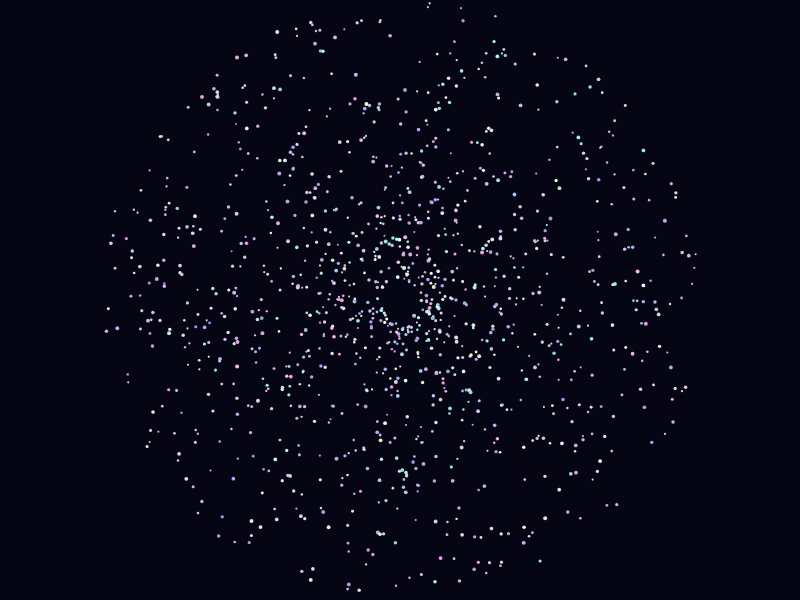
Frame 1 (no input)
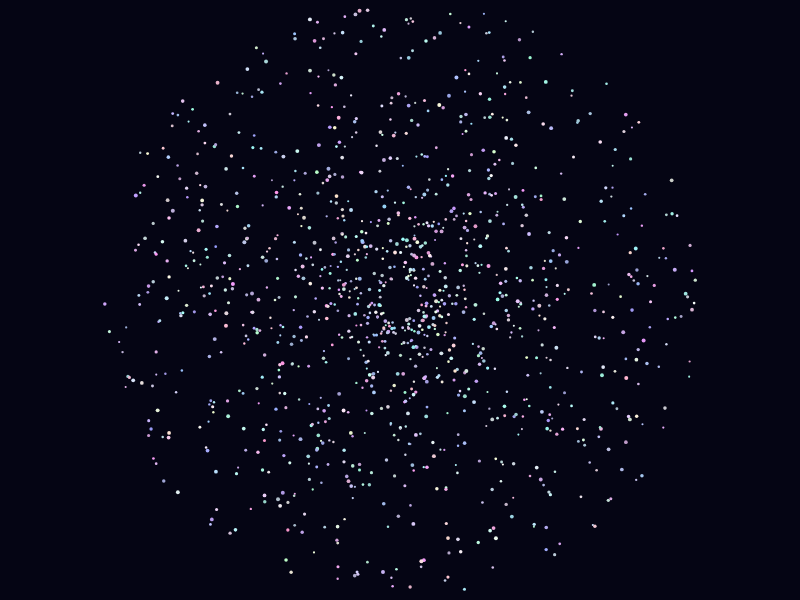
Frame 60 (no input)
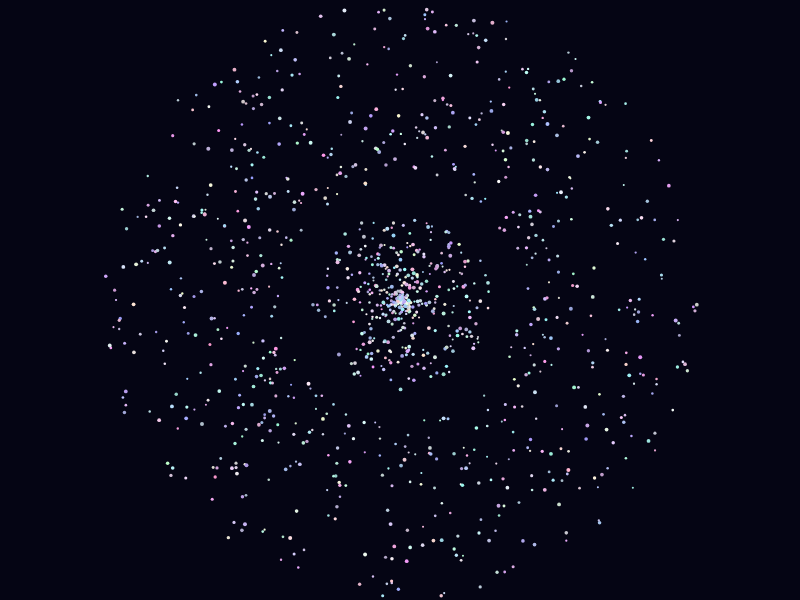
Frame 120 (the mouse pressed at the canvas centre since frame 60)

The p5.js sketch that drew these frames (run headless with seeded random() and noise() and a simulated clock; from frame 60 on, the mouse is pressed at the canvas centre):

// p5.js sketch
// ── sketch.js
let stars = [];
let starCount = 1200;

function setup() {

  createCanvas(800, 600);

  for (let i = 0; i < starCount; i++) {
    stars.push(new Star());
  }

}
function draw() {

  background(5,5,20);

  for (let s of stars) {
    s.update();
    s.display();
  }

}
// ── star.js
class Star {

  constructor() {
    this.angle = random(TWO_PI);
    this.radius = random(20, 300);

    this.speed = random(0.001, 0.01);

    this.size = random(2, 4);

    this.color = color(
      random(150,255),
      random(150,255),
      random(200,255)
    );
  }
update() {

  this.angle += this.speed;

  let x = width/2 + cos(this.angle) * this.radius;
  let y = height/2 + sin(this.angle) * this.radius;

  let d = dist(mouseX, mouseY, x, y);

  if (d < 120) {
    this.radius -= 0.5;
  }

}

  display() {

    let x = width/2 + cos(this.angle) * this.radius;
    let y = height/2 + sin(this.angle) * this.radius;

    noStroke();
    fill(this.color);
    circle(x, y, this.size);
  }
}
